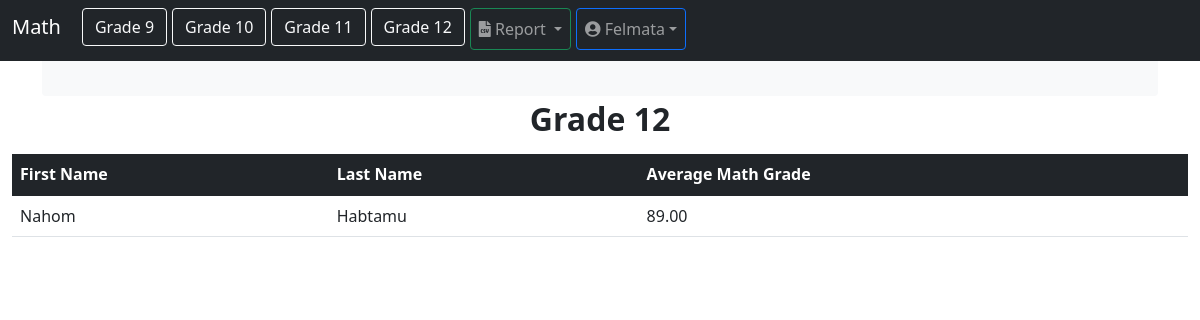
The page /math_average/12 (signed in) on the database its author committed.
### users/models.py (models this page shows)
class CustomUser(AbstractUser):
	pass

### grades_app/models.py (models this page shows, shortened)
class Student(models.Model):
    user = models.OneToOneField(AUTH_USER_MODEL, on_delete=models.CASCADE)
    first_name = models.CharField(max_length=50)
    last_name = models.CharField(max_length=50)
    grade_level = models.IntegerField()

### grades_app/views.py (the view)
# urls.py: path("math_average/<int:grade_level>", views.math_average, name="math_average"),
@login_required
@user_passes_test(lambda user: user.groups.filter(name='High School Math Teachers').exists())
def math_average(request, grade_level):
	students = Student.objects.filter(grade_level=grade_level)
	student_grades_list = []
	grade_levels = [9, 10, 11, 12]
	for student in students:
		average_grade = calculate_average_math_grade(student, grade_level)
		student_grades_list.append((student.first_name, student.last_name, average_grade))
	context = {
		'student_grades_list': student_grades_list,
		'grade_level': grade_level,
		'grade_levels': grade_levels,
	}
	return render(request, 'grades_app/math_averages.html', context)

### grades_app/views.py (called while the page is built)
def calculate_average_math_grade(student, grade_level):
    if grade_level == 9:
        grade_model = Math_Grade_9
    elif grade_level == 10:
        grade_model = Math_Grade_10
    elif grade_level == 11:
        grade_model = Math_Grade_11
    elif grade_level == 12:
        grade_model = Math_Grade_12
    else:
        return 0
    math_grades = grade_model.objects.filter(student=student)
    total_grades = math_grades.count()
    if total_grades > 0:
        total_sum = sum(grade.grade for grade in math_grades)
        average_grade = total_sum / total_grades
        return average_grade
    else:
        return 0

### grades_app/templates/grades_app/math_averages.html (shortened to what this page needs)
{% load static %}
<!doctype html>
<html lang="en">
<head>
    <link rel="stylesheet" type="text/css" href="{% static 'grades_app/bootstrap.min.css' %}">
    <link rel="stylesheet" type="text/css" href="{% static 'grades_app/all.css' %}">
</head>
<body>
    <nav class="navbar navbar-expand-md navbar-dark fixed-top bg-dark">
        <div class="container-fluid">
            <h1 class="navbar-brand h1" href="#">Math</h1>
            <div class="collapse navbar-collapse" id="navbarCollapse">
                <ul class="navbar-nav me-auto mb-2 mb-md-0">
                    {% for grade_level in grade_levels %}
                    <li style="padding-left: 5px; padding-bottom: 3px;" class="nav-item">
                        <a class="btn btn-outline-light" aria-current="page" href="{% url 'grades_app:math_average' grade_level=grade_level %}">Grade {{ grade_level }}</a>
                    </li>
                    {% endfor %}
                    <div style="padding-left: 5px; padding-bottom: 3px;" class="collapse navbar-collapse" id="navbarCollapse">
                        <ul class="navbar-nav me-auto mb-2 mb-md-0">
                            <li class="nav-item dropdown">
                                <a class="nav-link dropdown-toggle btn btn-outline-success" href="#" id="dropdown03" data-bs-toggle="dropdown" aria-expanded="false">
                                    <i class="fa fa-file-csv"></i> Report
                                </a>
                            </li>
                        </ul>
                    </div>
                    <div style="padding-left: 5px; padding-bottom: 3px;" class="collapse navbar-collapse" id="navbarCollapse">
                        <ul class="navbar-nav me-auto mb-2 mb-md-0">
                            <li class="nav-item dropdown">
                                <a class="nav-link dropdown-toggle btn btn-outline-primary" href="#" id="dropdown03" data-bs-toggle="dropdown" aria-expanded="false"><i class="fa fa-user-circle"></i> {{ request.user.username | title }}</a>
                            </li>
                        </ul>
                    </div>
                </ul>
            </div>
        </div>
    </nav>
    <main class="container">
    </main>
            <h2 style="text-align:center;" class="mt-1"><strong>Grade {{ grade_level }}</strong></h2>
    <div class="bd-cheatsheet container-fluid bg-body">
        <article class="my-3" id="tables">
            <div>
                <div class="bd-example">
                    <table class="table table-hover">
                        <thead>
                            <tr>
                                <th class="table-dark" scope="col">First Name</th>
                                <th class="table-dark" scope="col">Last Name</th>
                                <th class="table-dark" scope="col">Average Math Grade</th>
                            </tr>
                        </thead>
                        <tbody>
                            {% for student in student_grades_list %}
                            <tr>
                                {% for value in student %}
                                <td>{{ value }}</td>
                            {% endfor %}
                            </tr>
                            {% endfor %}
                        </tbody>
                    </table>
                </div>
            </div>
        </article>
    </div>
</body>
</html>

### grades_app/static/grades_app/all.css (style rules this page uses)
.fa, .fas, .far, .fal, .fad, .fab { -moz-osx-font-smoothing: grayscale; -webkit-font-smoothing: antialiased; display: inline-block; font-style: normal; font-variant: normal; text-rendering: auto; line-height: 1; }
.fa-file-csv:before { content: "\f6dd"; }
.fa-user-circle:before { content: "\f2bd"; }
.fa, .fas { font-family: 'Font Awesome 5 Free'; font-weight: 900; }

### rows shown on the page
CustomUser: user.username "Felmata"
Student: student "Nahom" "Habtamu"

### other values the page prints
{{ grade_level }} "9" "10" "11" "12"
{{ grade_level }} "12"
{{ value }} "89.00"
